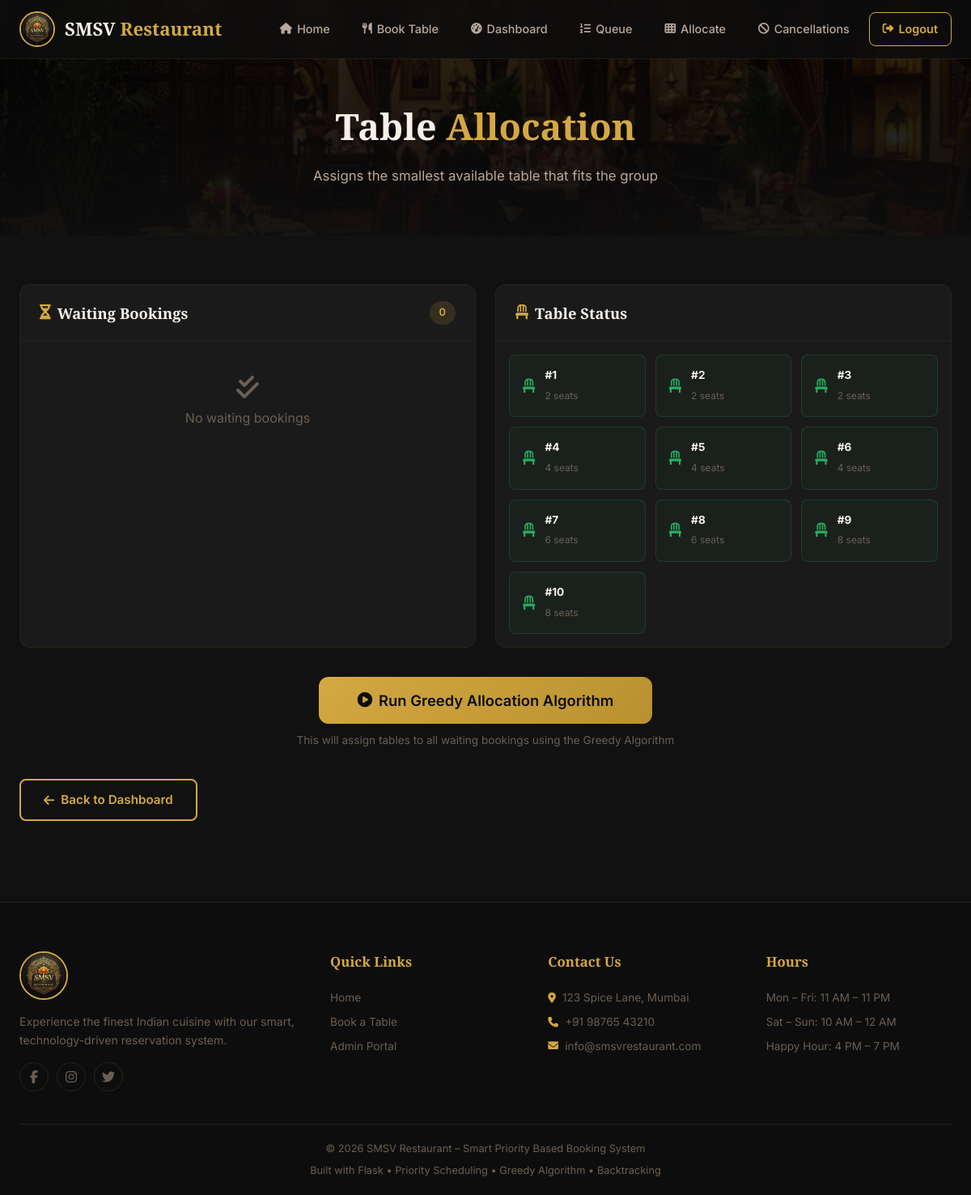
The app's page /admin/allocate (signed in) with its own data.
### tables this page shows
CREATE TABLE tables (
            id INTEGER PRIMARY KEY AUTOINCREMENT,
            table_number INTEGER NOT NULL UNIQUE,
            capacity INTEGER NOT NULL,
            is_available INTEGER NOT NULL DEFAULT 1
        );

### app.py (the view)
@app.route('/admin/allocate', methods=['GET', 'POST'])
def table_allocation():
    if not session.get('admin'):
        flash('Please log in first.', 'error')
        return redirect(url_for('admin_login'))
    allocated = []
    if request.method == 'POST':
        allocated = greedy_allocate_tables()
        if allocated:
            flash(f'Successfully allocated {len(allocated)} table(s) using Greedy Algorithm!', 'success')
        else:
            flash('No pending bookings to allocate or no tables available.', 'info')
    tables = get_all_tables()
    waiting = get_waiting_bookings()
    return render_template('allocation.html', tables=tables, waiting=waiting, allocated=allocated)

### database.py (called while the page is built)
def get_db():
    conn = sqlite3.connect(DATABASE)
    conn.row_factory = sqlite3.Row
    conn.execute("PRAGMA foreign_keys = ON")
    return conn

### models.py (called while the page is built)
def get_waiting_bookings():
    db = get_db()
    bookings = db.execute(
        '''SELECT * FROM bookings
           WHERE status = 'Waiting'
           ORDER BY priority ASC, booking_date ASC, booking_time ASC'''
    ).fetchall()
    db.close()
    return bookings

def get_all_tables():
    db = get_db()
    tables = db.execute(
        "SELECT * FROM tables ORDER BY capacity ASC, table_number ASC"
    ).fetchall()
    db.close()
    return tables

### templates/allocation.html (shortened to what this page needs)
{% extends 'base.html' %}
{% block content %}
<section class="page-header page-header-sm">
    <div class="page-header-bg">
        <img src="{{ url_for('static', filename='images/interior.jpg') }}" alt="Interior">
        <div class="page-header-overlay"></div>
    </div>
    <div class="container">
        <h1>Table <span class="text-gold">Allocation</span></h1>
        <p>Assigns the smallest available table that fits the group</p>
    </div>
</section>
<section class="allocation-section">
    <div class="container">
        <div class="allocation-grid">
            <div class="dashboard-card">
                <div class="card-header">
                    <h3><i class="fas fa-hourglass-half"></i> Waiting Bookings</h3>
                    <span class="card-badge">{{ waiting|length }}</span>
                </div>
                {% if waiting %}
                <div class="waiting-list">
                    {% for w in waiting %}
                    <div class="waiting-item">
                        <div class="waiting-priority">
                            <span class="priority-badge priority-{{ w.priority }}">P{{ w.priority }}</span>
                        </div>
                        <div class="waiting-info">
                            <strong>{{ w.customer_name }}</strong>
                            <span>{{ w.people_count }} guests • {{ w.booking_type }} • {{ w.booking_date }}</span>
                        </div>
                    </div>
                    {% endfor %}
                </div>
                {% else %}
                <div class="empty-state">
                    <i class="fas fa-check-double"></i>
                    <p>No waiting bookings</p>
                </div>
                {% endif %}
            </div>
            <div class="dashboard-card">
                <div class="card-header">
                    <h3><i class="fas fa-chair"></i> Table Status</h3>
                </div>
                <div class="tables-grid tables-grid-sm">
                    {% for t in tables %}
                    <div class="table-tile {{ 'occupied' if not t.is_available else 'available' }}">
                        <div class="table-tile-icon">
                            <i class="fas fa-{{ 'lock' if not t.is_available else 'chair' }}"></i>
                        </div>
                        <div class="table-tile-info">
                            <strong>#{{ t.table_number }}</strong>
                            <span>{{ t.capacity }} seats</span>
                        </div>
                    </div>
                    {% endfor %}
                </div>
            </div>
        </div>
        <div class="allocation-action">
            <form method="POST" action="{{ url_for('table_allocation') }}">
                <button type="submit" class="btn btn-primary btn-xl">
                    <i class="fas fa-play-circle"></i> Run Greedy Allocation Algorithm
                </button>
            </form>
            <p class="action-hint">This will assign tables to all waiting bookings using the Greedy Algorithm</p>
        </div>
        <div class="page-actions">
            <a href="{{ url_for('admin_dashboard') }}" class="btn btn-outline">
                <i class="fas fa-arrow-left"></i> Back to Dashboard
            </a>
        </div>
    </div>
</section>
{% endblock %}

### static/css/style.css (style rules this page uses)
:root { --gold: #D4A843; --gold-light: #E8C872; --gold-dark: #B8912E; --saffron: #E8A020; --deep-red: #8B1A1A; --red-accent: #C0392B; --dark-brown: #2C1810; --black: #0D0D0D; --bg-dark: #111111; --bg-card: #1A1A1A; --bg-card-hover: #222222; --bg-surface: #151515; --text-primary: #F5F0E8; --text-secondary: #B8A99A; --text-muted: #6B5E52; --border: #2A2218; --border-light: #3A3028; --success: #27AE60; --warning: #F39C12; --danger: #E74C3C; --info: #3498DB; --purple: #9B59B6; --emerald: #2ECC71; --shadow: 0 4px 24px rgba(0,0,0,0.4); --shadow-lg: 0 8px 40px rgba(0,0,0,0.5); --radius: 12px; --radius-sm: 8px; --radius-lg: 20px; --transition: all 0.3s cubic-bezier(.4,0,.2,1); --font-heading: 'Playfair Display', Georgia, serif; --font-body: 'Inter', -apple-system, sans-serif; --font-script: 'Dancing Script', cursive; }
*, *::before, *::after { box-sizing: border-box; margin: 0; padding: 0; }
html { scroll-behavior: smooth; }
body { font-family: var(--font-body); background: var(--bg-dark); color: var(--text-primary); line-height: 1.6; overflow-x: hidden; }
a { color: var(--gold); text-decoration: none; transition: var(--transition); }
img { max-width: 100%; height: auto; display: block; }
.container { max-width: 1280px; margin: 0 auto; padding: 0 24px; }
.text-gold { color: var(--gold); }
.btn { display: inline-flex; align-items: center; gap: 8px; padding: 12px 28px; border-radius: var(--radius-sm); font-weight: 600; font-size: 0.95rem; border: none; cursor: pointer; transition: var(--transition); text-decoration: none; font-family: var(--font-body); }
.btn-primary { background: linear-gradient(135deg, var(--gold), var(--gold-dark)); color: var(--black); }
.btn-outline { border: 2px solid var(--gold); color: var(--gold); background: transparent; }
.btn-xl { padding: 18px 48px; font-size: 1.15rem; border-radius: var(--radius); }
.page-header { position: relative; padding: 140px 0 80px; text-align: center; overflow: hidden; }
.page-header-sm { padding: 120px 0 60px; }
.page-header-bg { position: absolute; inset: 0; }
.page-header-bg img { width: 100%; height: 100%; object-fit: cover; }
.page-header-overlay { position: absolute; inset: 0; background: linear-gradient(180deg, rgba(0,0,0,0.8), rgba(13,13,13,0.95)); }
.page-header .container { position: relative; z-index: 2; }
.page-header h1 { font-family: var(--font-heading); font-size: 2.8rem; margin-bottom: 12px; }
.page-header p { color: var(--text-secondary); font-size: 1.05rem; }
.dashboard-card { background: var(--bg-card); border: 1px solid var(--border); border-radius: var(--radius); overflow: hidden; }
.card-header { padding: 20px 24px; border-bottom: 1px solid var(--border); display: flex; align-items: center; justify-content: space-between; }
.card-header h3 { font-family: var(--font-heading); font-size: 1.15rem; display: flex; align-items: center; gap: 8px; }
.card-header h3 i { color: var(--gold); }
.card-badge { background: rgba(212,168,67,0.15); color: var(--gold); padding: 4px 12px; border-radius: 50px; font-size: 0.8rem; font-weight: 600; }
.tables-grid { display: grid; grid-template-columns: repeat(auto-fill, minmax(160px, 1fr)); gap: 12px; padding: 20px 24px; }
.tables-grid-sm { padding: 16px; }
.table-tile { display: flex; align-items: center; gap: 12px; padding: 14px 16px; border-radius: var(--radius-sm); border: 1px solid var(--border); transition: var(--transition); }
.table-tile.available { background: rgba(39,174,96,0.05); border-color: rgba(39,174,96,0.2); }
.table-tile-icon { font-size: 1.1rem; }
.table-tile.available .table-tile-icon { color: var(--success); }
.table-tile-info { flex: 1; }
.table-tile-info strong { font-size: 0.85rem; display: block; }
.table-tile-info span { font-size: 0.75rem; color: var(--text-muted); }
.allocation-section { padding: 60px 0 100px; }
.allocation-grid { display: grid; grid-template-columns: 1fr 1fr; gap: 24px; margin-bottom: 36px; }
.allocation-action { text-align: center; margin-bottom: 36px; }
.action-hint { color: var(--text-muted); font-size: 0.85rem; margin-top: 10px; }
.empty-state { text-align: center; padding: 40px; color: var(--text-muted); }
.empty-state i { font-size: 2rem; margin-bottom: 10px; }
.page-actions { display: flex; gap: 12px; margin-top: 28px; }

### records on screen
tables: is_available 1 (drawn), table_number "1", capacity "2"
tables: is_available 1 (drawn), table_number "2", capacity "2"
tables: is_available 1 (drawn), table_number "3", capacity "2"
tables: is_available 1 (drawn), table_number "4", capacity "4"
tables: is_available 1 (drawn), table_number "5", capacity "4"
tables: is_available 1 (drawn), table_number "6", capacity "4"
tables: is_available 1 (drawn), table_number "7", capacity "6"
tables: is_available 1 (drawn), table_number "8", capacity "6"
tables: is_available 1 (drawn), table_number "9", capacity "8"
tables: is_available 1 (drawn), table_number "10", capacity "8"

### other values on screen
{{ waiting|length }} "0"
